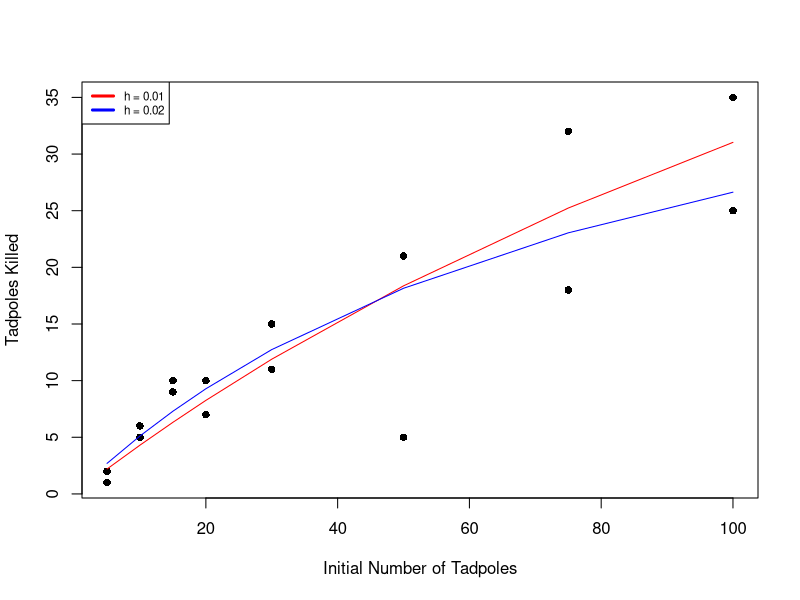

Generate this figure with R:

############# Q 1: calculating likelihood profile for r & k 

geodata<- read.csv("Hood_canal_geoducks.csv")

r.nb.profile <- function(k,x,t,r){
  nll<- rep(NA, times=length(x))
  for (i in 1:length(x)){
    nll[i] <- -dnbinom(x=x[i], size=k, mu=t[i]*r, log=T)
  }
 return(sum(nll))
}

rlist<- seq(0.1, 0.5, 0.01)
klist<- seq(0.05, 0.5, 0.01)

nll<- matrix(data=NA, nrow=length(rlist), ncol=length(klist))

for(i in 1:length(rlist)){
  r<- rlist[i]
  for(j in 1:length(klist)){
    k<- klist[j]
    nll[i,j]<- r.nb.profile(k, x=geodata$Number_Counted, 
                          t=geodata$Area_Surveyed, r=r)
  }
}

r.profile <- apply(X=nll, MARGIN=1, FUN=min)

min(r.profile) + 1.92
# 240.8074

# 95% Confidence Interval: r from 0.13 to 0.36


############# Q 2A: Estimating a for tadpole data 

tadpoles<- read.csv("TadpolesData.csv")

alist<- seq(0.2, 0.8, 0.01)
h<- 0.01

death_vec<- tadpoles$Killed
trials_vec <- tadpoles$InitialNumber
mat<- matrix(NA, nrow=length(alist), ncol=length(trials_vec))

for(i in 1:length(alist)){
  a<- alist[i]
  for(j in 1:length(trials_vec)){
    n_trial<- trials_vec[j]
    deaths<- death_vec[j]
    p_binom<- dbinom(deaths, prob = a/(1 + a*h*n_trial), size = n_trial, log = TRUE)
    mat[i,j]<- -p_binom
  }
}

sum_mat<- rowSums(mat)
alist[which(sum_mat==min(sum_mat))]
## MLE of a: 0.45

min(sum_mat)
# = 47.63646
47.63646 + 1.92

alist[21]
alist[32]
# 95% confidence interval between a = 0.4 and 0.51



############ Q 2B: Estimating a for tadpole data with h = 0.02 

h<- 0.02
mat<- matrix(NA, nrow=length(alist), ncol=length(trials_vec))

for(i in 1:length(alist)){
  a<- alist[i]
  for(j in 1:length(trials_vec)){
    n_trial<- trials_vec[j]
    deaths<- death_vec[j]
    p_binom <- dbinom(deaths, prob = a/(1 + a*h*n_trial), size = n_trial, log = TRUE)
    mat[i,j]<- -p_binom
  }
}

sum_mat<- rowSums(mat)
alist[which(sum_mat==min(sum_mat))]
## MLE of a:  0.57

min(sum_mat)
46.96355 + 1.92

alist[30]
alist[47]
# 95% confidence interval between a = 0.49 and 0.66


########## Q 2C: plot 


plot(tadpoles$InitialNumber, tadpoles$Killed, pch=16,
     xlab="Initial Number of Tadpoles", ylab="Tadpoles Killed")

# model 1 (h=0.01)
problist<- rep(NA, length.out=length(trials_vec))

for(i in 1:length(trials_vec)){
  n_trial<- trials_vec[i]
  problist[i] <-  0.45/(1 + 0.45*0.01*n_trial)
}
predicted_kill<- problist*tadpoles$InitialNumber

lines(tadpoles$InitialNumber, predicted_kill, type="l", col="red")

# model 2 (h=0.02)
problist<- rep(NA, length.out=length(trials_vec))

for(i in 1:length(trials_vec)){
  n_trial<- trials_vec[i]
  problist[i] <-  0.57/(1 + 0.57*0.02*n_trial)
}
predicted_kill<- problist*tadpoles$InitialNumber

lines(tadpoles$InitialNumber, predicted_kill, type="l", col="blue")

legend(x="topleft", legend=c("h = 0.01", "h = 0.02"), 
       col=c("red","blue"), lwd=3, cex=0.7)
